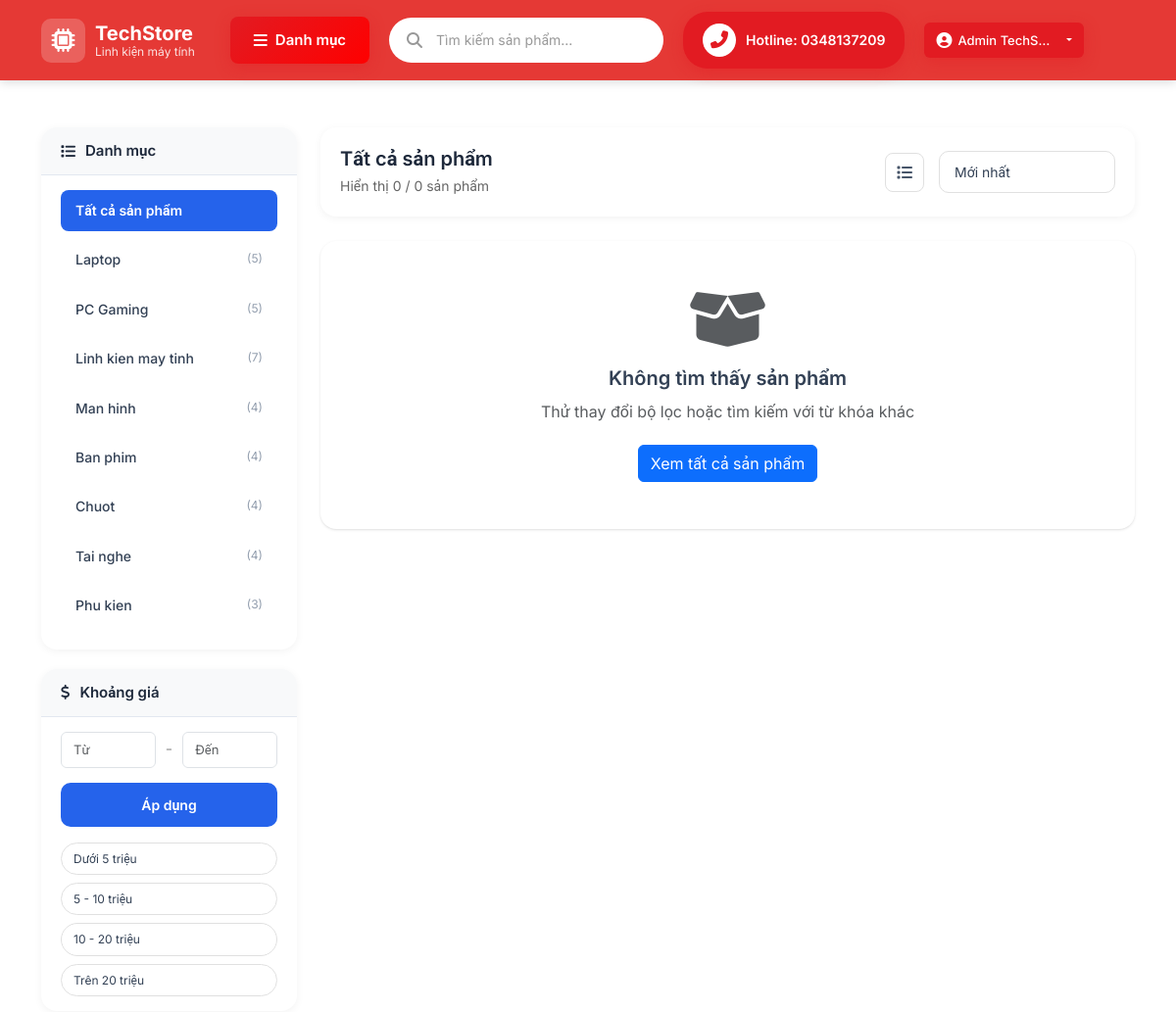
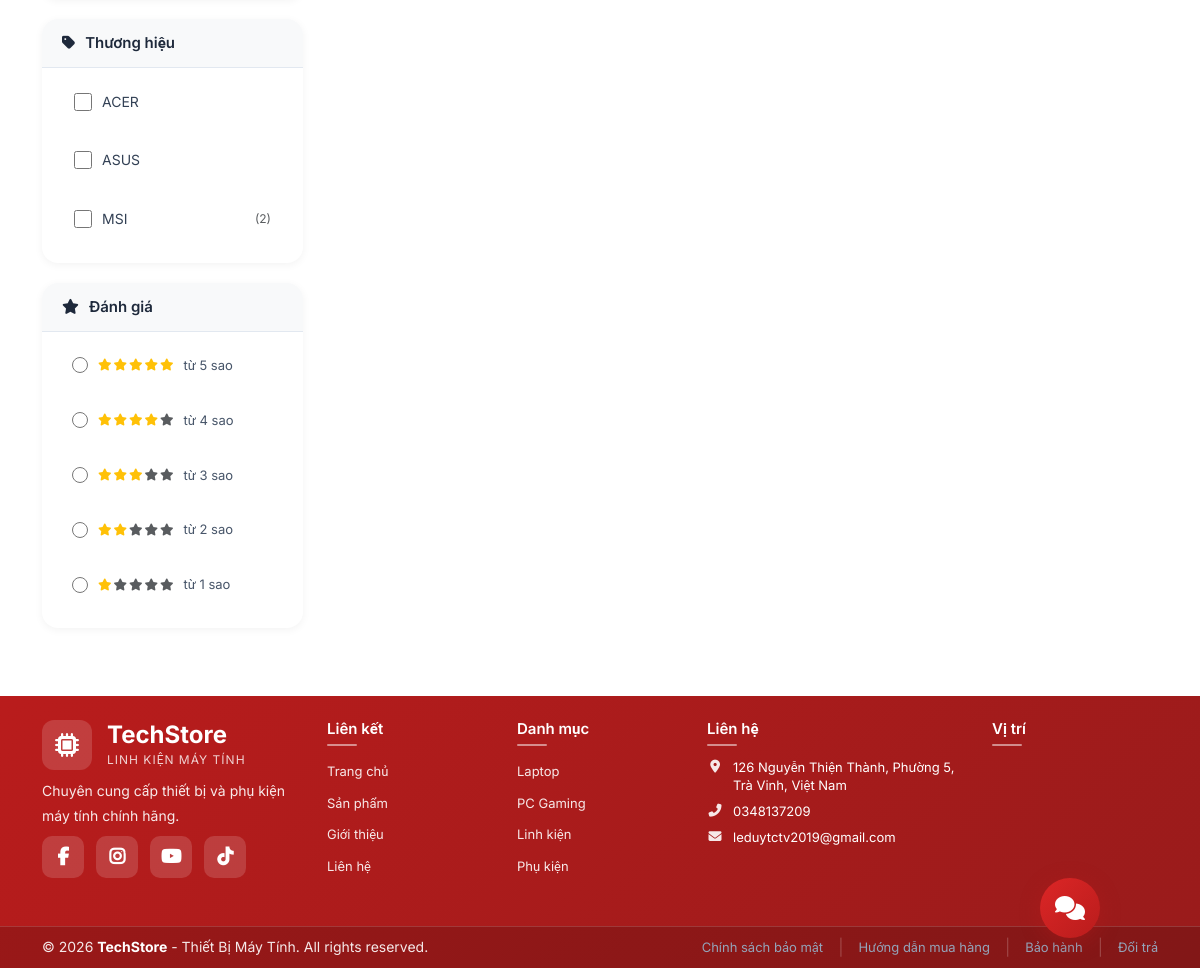
Page /products?brand=asus (signed in) on the committed database (2 pictures, top to bottom).
### tables this page shows
CREATE TABLE `categories` (
  `id` int(11) NOT NULL,
  `name` varchar(100) NOT NULL,
  `slug` varchar(100) NOT NULL,
  `description` text DEFAULT NULL,
  `image` varchar(255) DEFAULT NULL,
  `parent_id` int(11) DEFAULT NULL,
  `sort_order` int(11) DEFAULT 0,
  `status` enum('active','inactive') DEFAULT 'active',
  `created_at` timestamp NOT NULL DEFAULT current_timestamp(),
  `updated_at` timestamp NOT NULL DEFAULT current_timestamp() ON UPDATE current_timestamp()
);

CREATE TABLE `brands` (
  `id` int(11) NOT NULL,
  `name` varchar(100) NOT NULL,
  `slug` varchar(100) DEFAULT NULL,
  `logo` varchar(255) DEFAULT NULL,
  `description` text DEFAULT NULL,
  `status` enum('active','inactive') DEFAULT 'active',
  `sort_order` int(11) DEFAULT 0,
  `created_at` timestamp NOT NULL DEFAULT current_timestamp(),
  `updated_at` timestamp NOT NULL DEFAULT current_timestamp() ON UPDATE current_timestamp()
);

### config/database.php (called while the page is built, shortened)
<?php
class Database {
    private static $instance = null;
    private $pdo;
    private $host = 'localhost';
    private $dbName = 'computer_shop';
    private $username = 'root';
    private $password = '';
    private $charset = 'utf8mb4';
    private function __construct() {
        try {
            $dsn = "mysql:host={$this->host};dbname={$this->dbName};charset={$this->charset}";
            $options = [
                PDO::ATTR_ERRMODE => PDO::ERRMODE_EXCEPTION,
                PDO::ATTR_DEFAULT_FETCH_MODE => PDO::FETCH_ASSOC,
                PDO::ATTR_EMULATE_PREPARES => false,
                PDO::MYSQL_ATTR_INIT_COMMAND => "SET NAMES utf8mb4 COLLATE utf8mb4_unicode_ci"
            ];
            $this->pdo = new PDO($dsn, $this->username, $this->password, $options);
        } catch (PDOException $e) {
            die("Lỗi kết nối MySQL: " . $e->getMessage());
        }
    }
    public static function getInstance() {
        if (self::$instance === null) {
            self::$instance = new self();
        }
        return self::$instance;
    }
    public function getConnection() {
        return $this->pdo;
    }
}
function getDB() {
    return Database::getInstance()->getConnection();
}
?>

### models/Category.php (called while the page is built, shortened)
<?php
require_once __DIR__ . '/../config/database.php';
class Category {
    private $db;
    private $table = 'categories';
    public function __construct() {
        $this->db = getDB();
    }
    public function getAll($status = null) {
        $sql = "SELECT c.*, p.name as parent_name,
                (SELECT COUNT(*) FROM products WHERE category_id = c.id) as product_count
                FROM {$this->table} c
                LEFT JOIN {$this->table} p ON c.parent_id = p.id";
        if ($status) {
            $sql .= " WHERE c.status = :status";
        }
        $sql .= " ORDER BY c.sort_order ASC, c.name ASC";
        $stmt = $this->db->prepare($sql);
        if ($status) {
            $stmt->execute([':status' => $status]);
        } else {
            $stmt->execute();
        }
        return $stmt->fetchAll();
    }
}
?>

### models/Product.php (called while the page is built, shortened)
<?php
require_once __DIR__ . '/../config/database.php';
class Product {
    private $db;
    private $table = 'products';
    public function __construct() {
        $this->db = getDB();
    }
    public function getAll($page = 1, $limit = 12, $filters = []) {
        $page = max(1, (int)$page);
        $limit = max(1, (int)$limit);
        $offset = ($page - 1) * $limit;
        $where = [];
        $params = [];
        $orderBy = 'p.created_at DESC';
        if (!empty($filters['brand'])) {
            if (is_numeric($filters['brand'])) {
                $where[] = "p.brand_id = :brand_id";
                $params[':brand_id'] = $filters['brand'];
            } else {
                $where[] = "p.brand = :brand";
                $params[':brand'] = $filters['brand'];
            }
        }
        if (!empty($filters['status'])) {
            $where[] = "p.status = :status";
            $params[':status'] = $filters['status'];
        }
        if (!empty($filters['sort'])) {
            switch ($filters['sort']) {
                case 'newest':
                    $orderBy = 'p.created_at DESC';
                    break;
            }
        }
        $whereClause = !empty($where) ? 'WHERE ' . implode(' AND ', $where) : '';
        $countSql = "SELECT COUNT(*) as total FROM {$this->table} p {$whereClause}";
        $stmt = $this->db->prepare($countSql);
        $stmt->execute($params);
        $total = $stmt->fetch()['total'];
        $sql = "SELECT p.*, c.name as category_name,
                (SELECT image_url FROM product_images WHERE product_id = p.id ORDER BY is_primary DESC, sort_order ASC LIMIT 1) as primary_image
                FROM {$this->table} p
                LEFT JOIN categories c ON p.category_id = c.id
                {$whereClause}
                ORDER BY {$orderBy}
                LIMIT :limit OFFSET :offset";
        $stmt = $this->db->prepare($sql);
        foreach ($params as $key => $value) {
            $stmt->bindValue($key, $value);
        }
        $stmt->bindValue(':limit', $limit, PDO::PARAM_INT);
        $stmt->bindValue(':offset', $offset, PDO::PARAM_INT);
        $stmt->execute();
        return [
            'products' => $stmt->fetchAll(),
            'total' => $total,
            'page' => $page,
            'limit' => $limit,
            'totalPages' => ceil($total / $limit)
        ];
    }
    public function getBrandsWithCount() {
        try {
            $sql = "SELECT b.id, b.name, b.slug, b.logo, COUNT(p.id) as product_count
                    FROM brands b
                    LEFT JOIN products p ON (p.brand_id = b.id OR p.brand = b.name) AND p.status = 'active'
                    WHERE b.status = 'active'
                    GROUP BY b.id
                    ORDER BY b.sort_order ASC, b.name ASC";
            $stmt = $this->db->query($sql);
            return $stmt->fetchAll();
        } catch (Exception $e) {
            return $this->getBrands();
        }
    }
}

### views/user/products.php (the view, shortened to what this page needs)
<?php
$pageTitle = $category ? htmlspecialchars($category['name']) : 'Tất cả sản phẩm';
$products = $products ?? [];
$total = $total ?? 0;
$categories = $categories ?? [];
$category = $category ?? null;
$sort = $sort ?? 'newest';
$minPrice = $minPrice ?? null;
$maxPrice = $maxPrice ?? null;
$selectedBrands = [];
$selectedRating = !empty($_GET['rating']) ? (int)$_GET['rating'] : 0;
include __DIR__ . '/../layouts/header.php';
?>
<section class="products-page py-5">
    <div class="container">
        <div class="row">
            <div class="col-lg-3">
                <div class="filter-sidebar">
                    <div class="filter-card">
                        <h5 class="filter-title">
                            <i class="fas fa-list"></i> Danh mục
                        </h5>
                        <div class="filter-body">
                            <ul class="category-list">
                                <li class="<?= !$category ? 'active' : '' ?>">
                                    <a href="<?= BASE_URL ?>products">Tất cả sản phẩm</a>
                                </li>
                                <?php foreach ($categories as $cat): ?>
                                    <li class="<?= ($category && $category['id'] == $cat['id']) ? 'active' : '' ?>">
                                        <a href="<?= BASE_URL ?>products?category=<?= $cat['id'] ?>">
                                            <?= htmlspecialchars($cat['name']) ?>
                                            <?php if (!empty($cat['product_count'])): ?>
                                                <span class="count">(<?= $cat['product_count'] ?>)</span>
                                            <?php endif; ?>
                                        </a>
                                    </li>
                                <?php endforeach; ?>
                            </ul>
                        </div>
                    </div>
                    <div class="filter-card">
                        <h5 class="filter-title">
                            <i class="fas fa-dollar-sign"></i> Khoảng giá
                        </h5>
                        <div class="filter-body">
                            <form id="priceFilterForm">
                                <div class="price-range">
                                    <input type="number" name="min_price" class="form-control"
                                           placeholder="Từ" value="<?= $minPrice ?? '' ?>">
                                    <span>-</span>
                                    <input type="number" name="max_price" class="form-control"
                                           placeholder="Đến" value="<?= $maxPrice ?? '' ?>">
                                </div>
                                <button type="submit" class="btn btn-filter-apply w-100 mt-3">
                                    Áp dụng
                                </button>
                            </form>
                            <div class="price-quick mt-3">
                                <button type="button" class="price-btn" data-min="0" data-max="5000000">
                                    Dưới 5 triệu
                                </button>
                                <button type="button" class="price-btn" data-min="5000000" data-max="10000000">
                                    5 - 10 triệu
                                </button>
                                <button type="button" class="price-btn" data-min="10000000" data-max="20000000">
                                    10 - 20 triệu
                                </button>
                                <button type="button" class="price-btn" data-min="20000000" data-max="">
                                    Trên 20 triệu
                                </button>
                            </div>
                        </div>
                    </div>
                    <div class="filter-card">
                        <h5 class="filter-title">
                            <i class="fas fa-tag"></i> Thương hiệu
                        </h5>
                        <div class="filter-body">
                            <div class="brand-list">
                                <?php
                                $brandList = $brands ?? [];
                                if (empty($brandList)):
                                ?>
                                    <p class="text-muted small">Chưa có thương hiệu</p>
                                <?php else:
                                foreach ($brandList as $brand):
                                    $brandName = is_array($brand) ? ($brand['name'] ?? '') : $brand;
                                    $brandId = is_array($brand) ? (string)($brand['id'] ?? '') : '';
                                    $productCount = is_array($brand) ? ($brand['product_count'] ?? 0) : 0;
                                    $checkValue = $brandId ?: $brandName;
                                    $isChecked = in_array($checkValue, $selectedBrands) || in_array($brandName, $selectedBrands) || in_array((string)$brandId, $selectedBrands);
                                ?>
                                    <label class="brand-checkbox">
                                        <input type="checkbox" name="brands[]"
                                               value="<?= htmlspecialchars($checkValue) ?>"
                                               <?= $isChecked ? 'checked' : '' ?>>
                                        <span><?= htmlspecialchars($brandName) ?></span>
                                        <?php if ($productCount > 0): ?>
                                            <small class="text-muted">(<?= $productCount ?>)</small>
                                        <?php endif; ?>
                                    </label>
                                <?php endforeach;
                                endif; ?>
                            </div>
                        </div>
                    </div>
                    <div class="filter-card">
                        <h5 class="filter-title">
                            <i class="fas fa-star"></i> Đánh giá
                        </h5>
                        <div class="filter-body">
                            <div class="rating-filter">
                                <?php for ($i = 5; $i >= 1; $i--): ?>
                                    <label class="rating-checkbox">
                                        <input type="radio" name="rating" value="<?= $i ?>"
                                               <?= ($selectedRating ?? 0) == $i ? 'checked' : '' ?>>
                                        <span class="stars">
                                            <?php for ($j = 1; $j <= 5; $j++): ?>
                                                <i class="fas fa-star <?= $j <= $i ? 'text-warning' : 'text-muted' ?>"></i>
                                            <?php endfor; ?>
                                        </span>
                                        <span class="rating-text">từ <?= $i ?> sao</span>
                                    </label>
                                <?php endfor; ?>
                            </div>
                        </div>
                    </div>
                </div>
            </div>
            <div class="col-lg-9">
                <div class="products-toolbar">
                    <div class="toolbar-left">
                        <h4 class="products-title"><?= $pageTitle ?></h4>
                        <p class="products-count">
                            Hiển thị <?= count($products) ?> / <?= $total ?> sản phẩm
                        </p>
                    </div>
                    <div class="toolbar-right">
                        <div class="view-mode">
                            <button type="button" class="view-btn active" data-view="grid">
                                <i class="fas fa-th-large"></i>
                            </button>
                            <button type="button" class="view-btn" data-view="list">
                                <i class="fas fa-list"></i>
                            </button>
                        </div>
                        <div class="sort-dropdown">
                            <select class="form-select" id="sortSelect">
                                <option value="newest" <?= ($sort ?? '') == 'newest' ? 'selected' : '' ?>>
                                    Mới nhất
                                </option>
                            </select>
                        </div>
                    </div>
                </div>
                <?php if (empty($products)): ?>
                    <div class="empty-products text-center py-5">
                        <i class="fas fa-box-open fa-4x text-muted mb-3"></i>
                        <h5>Không tìm thấy sản phẩm</h5>
                        <p class="text-muted">Thử thay đổi bộ lọc hoặc tìm kiếm với từ khóa khác</p>
                        <a href="<?= BASE_URL ?>products" class="btn btn-primary">
                            Xem tất cả sản phẩm
                        </a>
                    </div>
                <?php endif; ?>
            </div>
        </div>
    </div>
</section>
<?php include __DIR__ . '/../layouts/footer.php'; ?>

### rows in the picture
categories: name "Laptop", product_count "5"
categories: name "PC Gaming", product_count "5"
categories: name "Linh kien may tinh", product_count "7"
categories: name "Man hinh", product_count "4"
categories: name "Ban phim", product_count "4"
categories: name "Chuot", product_count "4"
categories: name "Tai nghe", product_count "4"
categories: name "Phu kien", product_count "3"
brands: name "ACER"
brands: name "ASUS"
brands: name "MSI", productCount "2"

### other values in the picture
SITE_PHONE "0348137209"
$_SESSION['user']['name'] "Admin TechS…"
$pageTitle "Tất cả sản phẩm"
count($products) "0"
$total "0"
SITE_ADDRESS "126 Nguyễn Thiện Thành, Phường 5, Trà Vinh, Việt Nam"
SITE_EMAIL "leduytctv2019@gmail.com"
